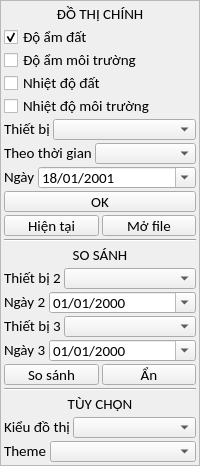
         <widget class="QFrame" name="frame_option">
          <property name="sizePolicy">
           <sizepolicy hsizetype="Minimum" vsizetype="Minimum">
            <horstretch>0</horstretch>
            <verstretch>0</verstretch>
           </sizepolicy>
          </property>
          <property name="frameShape">
           <enum>QFrame::StyledPanel</enum>
          </property>
          <property name="frameShadow">
           <enum>QFrame::Raised</enum>
          </property>
          <layout class="QGridLayout" name="gridLayout_6">
           <property name="leftMargin">
            <number>3</number>
           </property>
           <property name="topMargin">
            <number>3</number>
           </property>
           <property name="rightMargin">
            <number>3</number>
           </property>
           <property name="bottomMargin">
            <number>3</number>
           </property>
           <property name="spacing">
            <number>2</number>
           </property>
           <item row="0" column="0">
            <layout class="QVBoxLayout" name="verticalLayout_3">
             <property name="spacing">
              <number>3</number>
             </property>
             <item>
              <layout class="QVBoxLayout" name="verticalLayout_4">
               <property name="spacing">
                <number>3</number>
               </property>
               <property name="topMargin">
                <number>0</number>
               </property>
               <item>
                <widget class="QLabel" name="label_16">
                 <property name="sizePolicy">
                  <sizepolicy hsizetype="Preferred" vsizetype="Preferred">
                   <horstretch>0</horstretch>
                   <verstretch>0</verstretch>
                  </sizepolicy>
                 </property>
                 <property name="font">
                  <font>
                   <family>Calibri</family>
                   <pointsize>11</pointsize>
                  </font>
                 </property>
                 <property name="text">
                  <string>ĐỒ THỊ CHÍNH</string>
                 </property>
                 <property name="alignment">
                  <set>Qt::AlignCenter</set>
                 </property>
                </widget>
               </item>
               <item>
                <widget class="QCheckBox" name="checkBox_humi_soil">
                 <property name="sizePolicy">
                  <sizepolicy hsizetype="Minimum" vsizetype="Fixed">
                   <horstretch>0</horstretch>
                   <verstretch>0</verstretch>
                  </sizepolicy>
                 </property>
                 <property name="maximumSize">
                  <size>
                   <width>16777215</width>
                   <height>20</height>
                  </size>
                 </property>
                 <property name="font">
                  <font>
                   <family>Calibri</family>
                   <pointsize>11</pointsize>
                  </font>
                 </property>
                 <property name="text">
                  <string>Độ ẩm đất</string>
                 </property>
                 <property name="checked">
                  <bool>true</bool>
                 </property>
                </widget>
               </item>
               <item>
                <widget class="QCheckBox" name="checkBox_humi_envi">
                 <property name="sizePolicy">
                  <sizepolicy hsizetype="Minimum" vsizetype="Fixed">
                   <horstretch>0</horstretch>
                   <verstretch>0</verstretch>
                  </sizepolicy>
                 </property>
                 <property name="maximumSize">
                  <size>
                   <width>16777215</width>
                   <height>20</height>
                  </size>
                 </property>
                 <property name="font">
                  <font>
                   <family>Calibri</family>
                   <pointsize>11</pointsize>
                  </font>
                 </property>
                 <property name="text">
                  <string>Độ ẩm môi trường</string>
                 </property>
                </widget>
               </item>
               <item>
                <widget class="QCheckBox" name="checkBox_temp_soil">
                 <property name="sizePolicy">
                  <sizepolicy hsizetype="Minimum" vsizetype="Fixed">
                   <horstretch>0</horstretch>
                   <verstretch>0</verstretch>
                  </sizepolicy>
                 </property>
                 <property name="maximumSize">
                  <size>
                   <width>16777215</width>
                   <height>20</height>
                  </size>
                 </property>
                 <property name="font">
                  <font>
                   <family>Calibri</family>
                   <pointsize>11</pointsize>
                  </font>
                 </property>
                 <property name="text">
                  <string>Nhiệt độ đất</string>
                 </property>
                </widget>
               </item>
               <item>
                <widget class="QCheckBox" name="checkBox_temp_envi">
                 <property name="sizePolicy">
                  <sizepolicy hsizetype="Minimum" vsizetype="Fixed">
                   <horstretch>0</horstretch>
                   <verstretch>0</verstretch>
                  </sizepolicy>
                 </property>
                 <property name="maximumSize">
                  <size>
                   <width>16777215</width>
                   <height>20</height>
                  </size>
                 </property>
                 <property name="font">
                  <font>
                   <family>Calibri</family>
                   <pointsize>11</pointsize>
                  </font>
                 </property>
                 <property name="text">
                  <string>Nhiệt độ môi trường</string>
                 </property>
                </widget>
               </item>
              </layout>
             </item>
             <item>
              <layout class="QHBoxLayout" name="horizontalLayout_6">
               <property name="sizeConstraint">
                <enum>QLayout::SetFixedSize</enum>
               </property>
               <item>
                <widget class="QLabel" name="label_7">
                 <property name="sizePolicy">
                  <sizepolicy hsizetype="Maximum" vsizetype="Fixed">
                   <horstretch>0</horstretch>
                   <verstretch>0</verstretch>
                  </sizepolicy>
                 </property>
                 <property name="font">
                  <font>
                   <family>Calibri</family>
                   <pointsize>11</pointsize>
                  </font>
                 </property>
                 <property name="text">
                  <string>Thiết bị</string>
                 </property>
                </widget>
               </item>
               <item>
                <widget class="QComboBox" name="cmbBox_device">
                 <property name="sizePolicy">
                  <sizepolicy hsizetype="Minimum" vsizetype="Fixed">
                   <horstretch>0</horstretch>
                   <verstretch>0</verstretch>
                  </sizepolicy>
                 </property>
                 <property name="maximumSize">
                  <size>
                   <width>16777215</width>
                   <height>21</height>
                  </size>
                 </property>
                 <property name="font">
                  <font>
                   <family>Calibri</family>
                   <pointsize>11</pointsize>
                  </font>
                 </property>
                 <property name="editable">
                  <bool>false</bool>
                 </property>
                 <property name="currentText">
                  <string/>
                 </property>
                </widget>
               </item>
              </layout>
             </item>
             <item>
              <layout class="QHBoxLayout" name="horizontalLayout_13">
               <item>
                <widget class="QLabel" name="label_13">
                 <property name="sizePolicy">
                  <sizepolicy hsizetype="Maximum" vsizetype="Fixed">
                   <horstretch>0</horstretch>
                   <verstretch>0</verstretch>
                  </sizepolicy>
                 </property>
                 <property name="font">
                  <font>
                   <family>Calibri</family>
                   <pointsize>11</pointsize>
                  </font>
                 </property>
                 <property name="text">
                  <string>Theo thời gian</string>
                 </property>
                </widget>
               </item>
               <item>
                <widget class="QComboBox" name="cmbBox_dateMode">
                 <property name="sizePolicy">
                  <sizepolicy hsizetype="Minimum" vsizetype="Fixed">
                   <horstretch>0</horstretch>
                   <verstretch>0</verstretch>
                  </sizepolicy>
                 </property>
                 <property name="maximumSize">
                  <size>
                   <width>16777215</width>
                   <height>21</height>
                  </size>
                 </property>
                 <property name="font">
                  <font>
                   <family>Calibri</family>
                   <pointsize>11</pointsize>
                  </font>
                 </property>
                </widget>
               </item>
              </layout>
             </item>
             <item>
              <layout class="QHBoxLayout" name="horizontalLayout_7">
               <property name="sizeConstraint">
                <enum>QLayout::SetFixedSize</enum>
               </property>
               <item>
                <widget class="QLabel" name="label_8">
                 <property name="sizePolicy">
                  <sizepolicy hsizetype="Maximum" vsizetype="Fixed">
                   <horstretch>0</horstretch>
                   <verstretch>0</verstretch>
                  </sizepolicy>
                 </property>
                 <property name="font">
                  <font>
                   <family>Calibri</family>
                   <pointsize>11</pointsize>
                  </font>
                 </property>
                 <property name="text">
                  <string>Ngày</string>
                 </property>
                </widget>
               </item>
               <item>
                <widget class="QDateEdit" name="dateEdit_device1">
                 <property name="maximumSize">
                  <size>
                   <width>16777215</width>
                   <height>21</height>
                  </size>
                 </property>
                 <property name="font">
                  <font>
                   <family>Calibri</family>
                   <pointsize>11</pointsize>
                  </font>
                 </property>
                 <property name="displayFormat">
                  <string>dd/MM/yyyy</string>
                 </property>
                 <property name="calendarPopup">
                  <bool>true</bool>
                 </property>
                 <property name="date">
                  <date>
                   <year>2001</year>
                   <month>1</month>
                   <day>18</day>
                  </date>
                 </property>
                </widget>
               </item>
              </layout>
             </item>
             <item>
              <widget class="QPushButton" name="pushButton_OK">
               <property name="sizePolicy">
                <sizepolicy hsizetype="Minimum" vsizetype="Fixed">
                 <horstretch>0</horstretch>
                 <verstretch>0</verstretch>
                </sizepolicy>
               </property>
               <property name="maximumSize">
                <size>
                 <width>16777215</width>
                 <height>21</height>
                </size>
               </property>
               <property name="font">
                <font>
                 <family>Calibri</family>
                 <pointsize>11</pointsize>
                </font>
               </property>
               <property name="layoutDirection">
                <enum>Qt::LeftToRight</enum>
               </property>
               <property name="text">
                <string>OK</string>
               </property>
              </widget>
             </item>
             <item>
              <layout class="QHBoxLayout" name="horizontalLayout_19">
               <item>
                <widget class="QPushButton" name="pushButton_viewNow">
                 <property name="maximumSize">
                  <size>
                   <width>16777215</width>
                   <height>21</height>
                  </size>
                 </property>
                 <property name="font">
                  <font>
                   <family>Calibri</family>
                   <pointsize>11</pointsize>
                  </font>
                 </property>
                 <property name="text">
                  <string>Hiện tại</string>
                 </property>
                </widget>
               </item>
               <item>
                <widget class="QPushButton" name="pushButton_showData">
                 <property name="enabled">
                  <bool>true</bool>
                 </property>
                 <property name="maximumSize">
                  <size>
                   <width>16777215</width>
                   <height>21</height>
                  </size>
                 </property>
                 <property name="font">
                  <font>
                   <family>Calibri</family>
                   <pointsize>11</pointsize>
                   <weight>50</weight>
                   <bold>false</bold>
                   <kerning>true</kerning>
                  </font>
                 </property>
                 <property name="text">
                  <string>Mở file</string>
                 </property>
                </widget>
               </item>
              </layout>
             </item>
             <item>
              <widget class="Line" name="line">
               <property name="orientation">
                <enum>Qt::Horizontal</enum>
               </property>
              </widget>
             </item>
             <item>
              <widget class="QLabel" name="label_15">
               <property name="sizePolicy">
                <sizepolicy hsizetype="Preferred" vsizetype="Preferred">
                 <horstretch>0</horstretch>
                 <verstretch>0</verstretch>
                </sizepolicy>
               </property>
               <property name="font">
                <font>
                 <family>Calibri</family>
                 <pointsize>11</pointsize>
                </font>
               </property>
               <property name="text">
                <string>SO SÁNH</string>
               </property>
               <property name="alignment">
                <set>Qt::AlignCenter</set>
               </property>
              </widget>
             </item>
             <item>
              <layout class="QHBoxLayout" name="horizontalLayout_14">
               <item>
                <widget class="QLabel" name="label_19">
                 <property name="sizePolicy">
                  <sizepolicy hsizetype="Maximum" vsizetype="Fixed">
                   <horstretch>0</horstretch>
                   <verstretch>0</verstretch>
                  </sizepolicy>
                 </property>
                 <property name="font">
                  <font>
                   <family>Calibri</family>
                   <pointsize>11</pointsize>
                  </font>
                 </property>
                 <property name="text">
                  <string>Thiết bị 2</string>
                 </property>
                </widget>
               </item>
               <item>
                <widget class="QComboBox" name="cmbBox_device2">
                 <property name="sizePolicy">
                  <sizepolicy hsizetype="Minimum" vsizetype="Fixed">
                   <horstretch>0</horstretch>
                   <verstretch>0</verstretch>
                  </sizepolicy>
                 </property>
                 <property name="maximumSize">
                  <size>
                   <width>16777215</width>
                   <height>21</height>
                  </size>
                 </property>
                 <property name="font">
                  <font>
                   <family>Calibri</family>
                   <pointsize>11</pointsize>
                  </font>
                 </property>
                </widget>
               </item>
              </layout>
             </item>
             <item>
              <layout class="QHBoxLayout" name="horizontalLayout_15">
               <property name="sizeConstraint">
                <enum>QLayout::SetFixedSize</enum>
               </property>
               <item>
                <widget class="QLabel" name="label_17">
                 <property name="sizePolicy">
                  <sizepolicy hsizetype="Maximum" vsizetype="Fixed">
                   <horstretch>0</horstretch>
                   <verstretch>0</verstretch>
                  </sizepolicy>
                 </property>
                 <property name="font">
                  <font>
                   <family>Calibri</family>
                   <pointsize>11</pointsize>
                  </font>
                 </property>
                 <property name="text">
                  <string>Ngày 2</string>
                 </property>
                </widget>
               </item>
               <item>
                <widget class="QDateEdit" name="dateEdit_device2">
                 <property name="maximumSize">
                  <size>
                   <width>16777215</width>
                   <height>21</height>
                  </size>
                 </property>
                 <property name="font">
                  <font>
                   <family>Calibri</family>
                   <pointsize>11</pointsize>
                  </font>
                 </property>
                 <property name="displayFormat">
                  <string>dd/MM/yyyy</string>
                 </property>
                 <property name="calendarPopup">
                  <bool>true</bool>
                 </property>
                </widget>
               </item>
              </layout>
             </item>
             <item>
              <layout class="QHBoxLayout" name="horizontalLayout_18">
               <item>
                <widget class="QLabel" name="label_20">
                 <property name="sizePolicy">
                  <sizepolicy hsizetype="Maximum" vsizetype="Fixed">
                   <horstretch>0</horstretch>
                   <verstretch>0</verstretch>
                  </sizepolicy>
                 </property>
                 <property name="font">
                  <font>
                   <family>Calibri</family>
                   <pointsize>11</pointsize>
                  </font>
                 </property>
                 <property name="text">
                  <string>Thiết bị 3</string>
                 </property>
                </widget>
               </item>
               <item>
                <widget class="QComboBox" name="cmbBox_device3">
                 <property name="sizePolicy">
                  <sizepolicy hsizetype="Minimum" vsizetype="Fixed">
                   <horstretch>0</horstretch>
                   <verstretch>0</verstretch>
                  </sizepolicy>
                 </property>
                 <property name="maximumSize">
                  <size>
                   <width>16777215</width>
                   <height>21</height>
                  </size>
                 </property>
                 <property name="font">
                  <font>
                   <family>Calibri</family>
                   <pointsize>11</pointsize>
                  </font>
                 </property>
                </widget>
               </item>
              </layout>
             </item>
             <item>
              <layout class="QHBoxLayout" name="horizontalLayout_16">
               <property name="sizeConstraint">
                <enum>QLayout::SetFixedSize</enum>
               </property>
               <item>
                <widget class="QLabel" name="label_18">
                 <property name="sizePolicy">
                  <sizepolicy hsizetype="Maximum" vsizetype="Fixed">
                   <horstretch>0</horstretch>
                   <verstretch>0</verstretch>
                  </sizepolicy>
                 </property>
                 <property name="font">
                  <font>
                   <family>Calibri</family>
                   <pointsize>11</pointsize>
                  </font>
                 </property>
                 <property name="text">
                  <string>Ngày 3</string>
                 </property>
                </widget>
               </item>
               <item>
                <widget class="QDateEdit" name="dateEdit_device3">
                 <property name="maximumSize">
                  <size>
                   <width>16777215</width>
                   <height>21</height>
                  </size>
                 </property>
                 <property name="font">
                  <font>
                   <family>Calibri</family>
                   <pointsize>11</pointsize>
                  </font>
                 </property>
                 <property name="displayFormat">
                  <string>dd/MM/yyyy</string>
                 </property>
                 <property name="calendarPopup">
                  <bool>true</bool>
                 </property>
                </widget>
               </item>
              </layout>
             </item>
             <item>
              <layout class="QHBoxLayout" name="horizontalLayout_17">
               <item>
                <widget class="QPushButton" name="pushBtn_compare">
                 <property name="sizePolicy">
                  <sizepolicy hsizetype="Minimum" vsizetype="Minimum">
                   <horstretch>0</horstretch>
                   <verstretch>0</verstretch>
                  </sizepolicy>
                 </property>
                 <property name="maximumSize">
                  <size>
                   <width>16777215</width>
                   <height>21</height>
                  </size>
                 </property>
                 <property name="font">
                  <font>
                   <family>Calibri</family>
                   <pointsize>11</pointsize>
                  </font>
                 </property>
                 <property name="text">
                  <string>So sánh</string>
                 </property>
                </widget>
               </item>
               <item>
                <widget class="QPushButton" name="pushBtn_notCompare">
                 <property name="sizePolicy">
                  <sizepolicy hsizetype="Minimum" vsizetype="Fixed">
                   <horstretch>0</horstretch>
                   <verstretch>0</verstretch>
                  </sizepolicy>
                 </property>
                 <property name="maximumSize">
                  <size>
                   <width>16777215</width>
                   <height>21</height>
                  </size>
                 </property>
                 <property name="font">
                  <font>
                   <family>Calibri</family>
                   <pointsize>11</pointsize>
                  </font>
                 </property>
                 <property name="text">
                  <string>Ẩn</string>
                 </property>
                </widget>
               </item>
              </layout>
             </item>
             <item>
              <widget class="Line" name="line_2">
               <property name="orientation">
                <enum>Qt::Horizontal</enum>
               </property>
              </widget>
             </item>
             <item>
              <widget class="QLabel" name="label_21">
               <property name="sizePolicy">
                <sizepolicy hsizetype="Preferred" vsizetype="Preferred">
                 <horstretch>0</horstretch>
                 <verstretch>0</verstretch>
                </sizepolicy>
               </property>
               <property name="font">
                <font>
                 <family>Calibri</family>
                 <pointsize>11</pointsize>
                </font>
               </property>
               <property name="text">
                <string>TÙY CHỌN</string>
               </property>
               <property name="alignment">
                <set>Qt::AlignCenter</set>
               </property>
              </widget>
             </item>
             <item>
              <layout class="QHBoxLayout" name="horizontalLayout_12">
               <property name="sizeConstraint">
                <enum>QLayout::SetFixedSize</enum>
               </property>
               <item>
                <widget class="QLabel" name="label_14">
                 <property name="sizePolicy">
                  <sizepolicy hsizetype="Maximum" vsizetype="Fixed">
                   <horstretch>0</horstretch>
                   <verstretch>0</verstretch>
                  </sizepolicy>
                 </property>
                 <property name="font">
                  <font>
                   <family>Calibri</family>
                   <pointsize>11</pointsize>
                  </font>
                 </property>
                 <property name="text">
                  <string>Kiểu đồ thị</string>
                 </property>
                </widget>
               </item>
               <item>
                <widget class="QComboBox" name="cmbBox_graphMode">
                 <property name="sizePolicy">
                  <sizepolicy hsizetype="Minimum" vsizetype="Fixed">
                   <horstretch>0</horstretch>
                   <verstretch>0</verstretch>
                  </sizepolicy>
                 </property>
                 <property name="maximumSize">
                  <size>
                   <width>16777215</width>
                   <height>21</height>
                  </size>
                 </property>
                 <property name="font">
                  <font>
                   <family>Calibri</family>
                   <pointsize>11</pointsize>
                  </font>
                 </property>
                </widget>
               </item>
              </layout>
             </item>
             <item>
              <layout class="QHBoxLayout" name="horizontalLayout_20">
               <item>
                <widget class="QLabel" name="label_23">
                 <property name="sizePolicy">
                  <sizepolicy hsizetype="Maximum" vsizetype="Fixed">
                   <horstretch>0</horstretch>
                   <verstretch>0</verstretch>
                  </sizepolicy>
                 </property>
                 <property name="font">
                  <font>
                   <family>Calibri</family>
                   <pointsize>11</pointsize>
                  </font>
                 </property>
                 <property name="text">
                  <string>Theme</string>
                 </property>
                </widget>
               </item>
               <item>
                <widget class="QComboBox" name="cmbBox_theme">
                 <property name="sizePolicy">
                  <sizepolicy hsizetype="Minimum" vsizetype="Fixed">
                   <horstretch>0</horstretch>
                   <verstretch>0</verstretch>
                  </sizepolicy>
                 </property>
                 <property name="maximumSize">
                  <size>
                   <width>16777215</width>
                   <height>21</height>
                  </size>
                 </property>
                 <property name="font">
                  <font>
                   <family>Calibri</family>
                   <pointsize>11</pointsize>
                  </font>
                 </property>
                </widget>
               </item>
              </layout>
             </item>
            </layout>
           </item>
           <item row="1" column="0">
            <spacer name="verticalSpacer">
             <property name="orientation">
              <enum>Qt::Vertical</enum>
             </property>
             <property name="sizeHint" stdset="0">
              <size>
               <width>20</width>
               <height>0</height>
              </size>
             </property>
            </spacer>
           </item>
          </layout>
         </widget>
